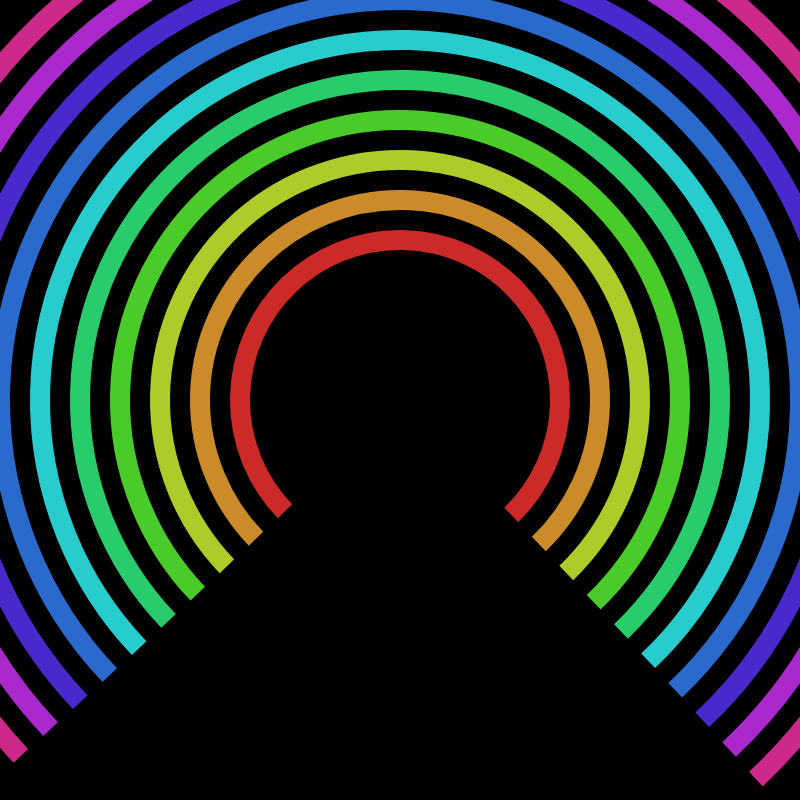
Frame 1 (no input)
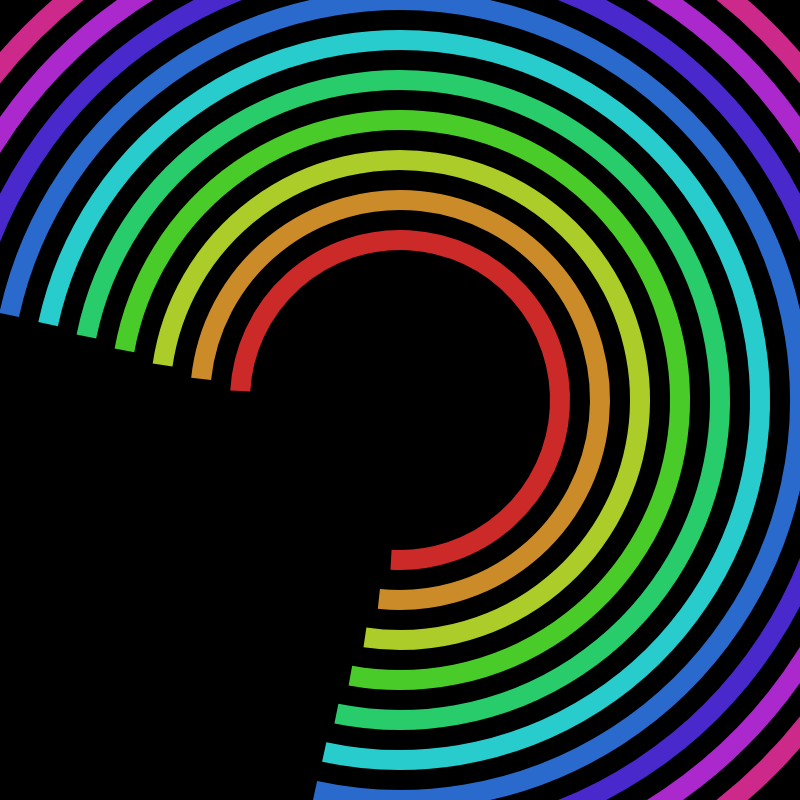
Frame 60 (no input)
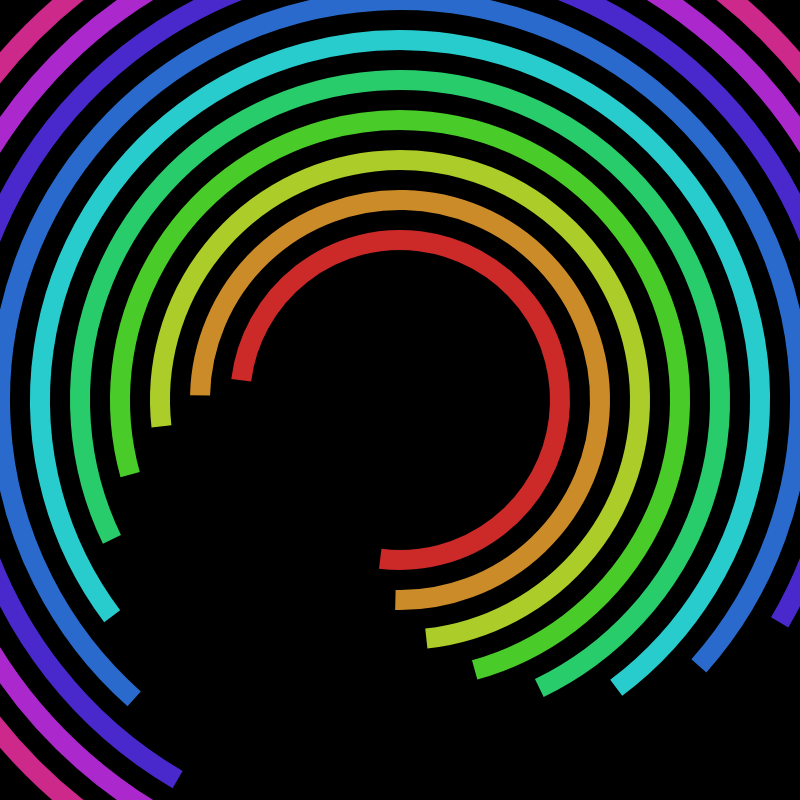
Frame 120 (the mouse pressed at the canvas centre since frame 60)

The p5.js sketch that drew these frames (run headless with seeded random() and noise() and a simulated clock; from frame 60 on, the mouse is pressed at the canvas centre):

// p5.js sketch
// ── sketch.js
let numRings = 10
let radius
let strWeight = 20

function setup() {

    createCanvas(800, 800);

    colorMode(HSB, TWO_PI, 1, 1, 1)

    radius = width * 0.1
    strokeCap(SQUARE)
}

function draw() {
    background(0);

    noFill()
    strokeWeight(strWeight)

    for(let i=0; i < numRings; i++){
        let thisDiam = radius*2 + (i*strWeight*2)
        stroke((TWO_PI/numRings)*i, 0.8, 0.8)

        push()
        translate(width*0.5, height*0.5)
        rotate( sin(millis()*0.001 * (i * 0.1 + 1)))
        arc(0, 0, thisDiam*2, thisDiam*2, PI*0.75, TWO_PI+QUARTER_PI)
        pop()

    }
}
